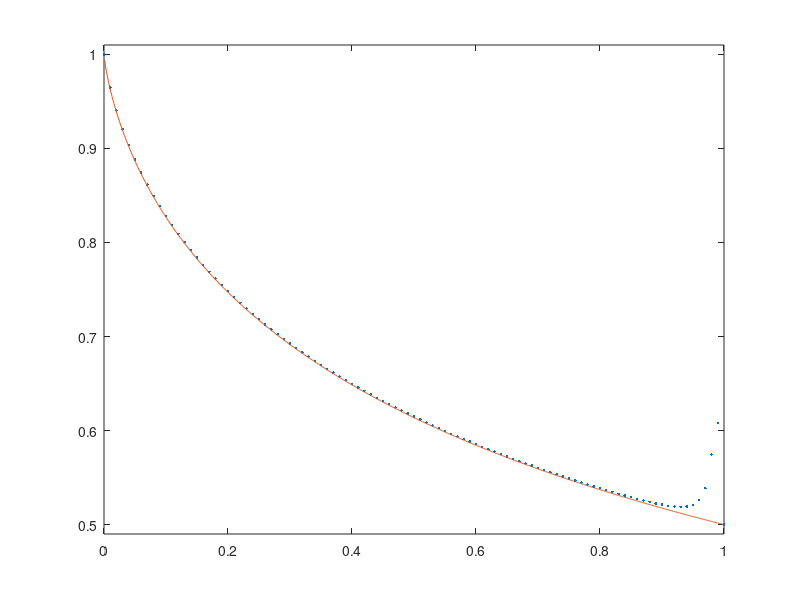

Recreate this plot in MATLAB.
function shooting

% Rewriting the BVP
f = @(x,u) [u(2), 3*u(2)/(1-x) + u(1)/(x*(1-x))];

% Finding C0
C0 = fzero(@endpoint,-1/6);     % lim_{x->1} u'(x) = -1/6 

epsilon = 1e-9;                 % need cutoff at x=1
[u,x] = RK4(f,[1-epsilon 0],[1/2 C0]);

% Plot numerical solution against analytic solution
xx = linspace(0,1,1000);
u0 = (1-xx+xx.*log(xx))./(xx-1).^2;

plot(x,u(:,1),'.',xx,u0); 
ylim([0.49 1.01]); xlim([0 1]);

end


function u1 = endpoint(C)

f = @(x,u) [u(2), 3*u(2)/(1-x) + u(1)/(x*(1-x))];

epsilon = 1e-9;                  % need cutoff at x=1
u = RK4(f,[1-epsilon 0],[1/2 C]);

u1 = u(end,1) - 1;               % so that u(0) = 1

end

function [y,t] = RK4(f,tspan,y0)

% f: function evaluating the time derivatives; y'(t) = f(t,y)
% Note that f must accept TWO arguments: t and y(t). For systems of N first  
% order ODEs, f and y should both output row vectors with N components.
% y0: row vector of initial conditions
% tspan = [t0 tf] is the time interval over which we solve the ODE

%% Parameters

h = -1e-2;
t0 = tspan(1); tf = tspan(2);

%% Initilization

iter = round((tf-t0)/h);        % number of time steps
y = zeros(iter+1,length(y0));   % preallocating
y(1,:) = y0;                    % y(t0) = y0

for i=1:iter
    k1 = feval(f, t0 + (i-1)*h,       y(i,:)            );
    k2 = feval(f, t0 + (i-1)*h + h/2, y(i,:) + (h/2)*k1 );
    k3 = feval(f, t0 + (i-1)*h + h/2, y(i,:) + (h/2)*k2 );
    k4 = feval(f, t0 + (i-1)*h + h,   y(i,:) + h*k3     );
    y(i+1,:) = y(i,:) + (h/6)*(k1+2*k2+2*k3+k4);
end

t = t0 + h*(0:iter)';

end